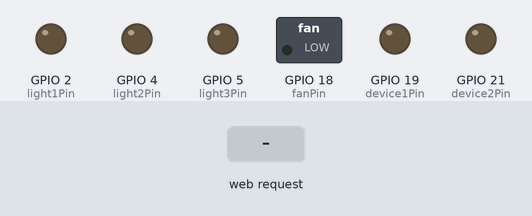
Recording of a sketch running on a simulated ESP32. Parts: switched loads named in the sketch (green lamp = pin HIGH), output pins drawn as LEDs (lit = HIGH). The inputs (shaded band) are chosen by the test bench. WiFi joins after 1.5 s; servers stay silent unless stated; what the sketch prints to the serial monitor is not drawn.

Above: at 2.7 s.
2.8 s: HTTP request GET /light1/on received
At 3.4 s:
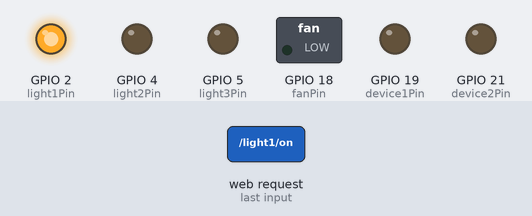
4.3 s: HTTP request GET /light2/on received
At 4.6 s:
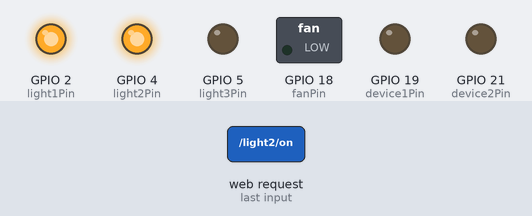
5.8 s: HTTP request GET /light1/off received
At 6.9 s:
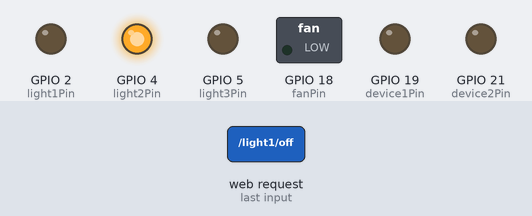
7.3 s: HTTP request GET /light3/on received
At 8.0 s:
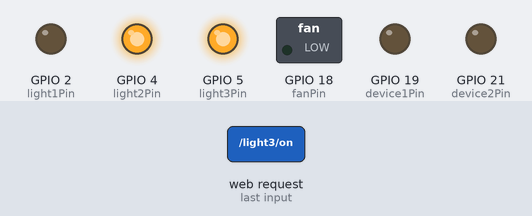
8.8 s: HTTP request GET /light2/off received
At 9.2 s:
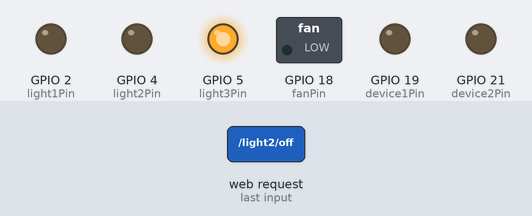
10.3 s: HTTP request GET /fan/on received
At 11.5 s:
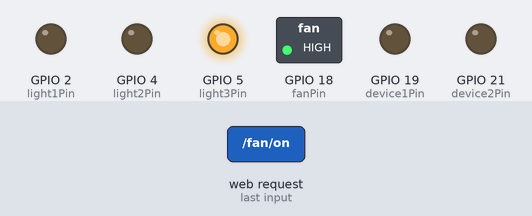
Timing chart, 0 to 12.8 s (numbered marks = the images above; inputs shaded):
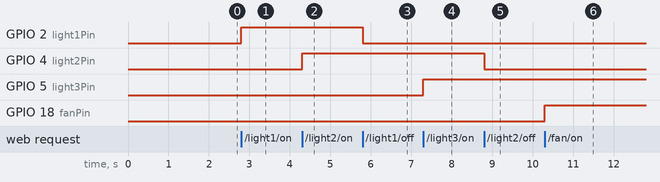

Measured:
- after the input at 2.8 s, GPIO 2 (light1Pin): LOW → HIGH at once
- after the input at 4.3 s, GPIO 4 (light2Pin): LOW → HIGH at once
- after the input at 5.8 s, GPIO 2 (light1Pin): HIGH → LOW at once
- after the input at 7.3 s, GPIO 5 (light3Pin): LOW → HIGH at once
- after the input at 8.8 s, GPIO 4 (light2Pin): HIGH → LOW at once
- after the input at 10.3 s, GPIO 18 (fanPin): LOW → HIGH at once

The sketch:

websever.ino
```cpp
#include <WiFi.h>
#include <WebServer.h>

// Replace with your network credentials
const char* ssid = "Santosh";
const char* password = "santosh2";

// Pin definitions for devices
const int light1Pin = 2; // Example pin numbers, change these according to your setup
const int light2Pin = 4;
const int light3Pin = 5;
const int fanPin = 18;
const int device1Pin = 19;
const int device2Pin = 21;

WebServer server(80);

void setup() {
  // Initialize serial communication
  Serial.begin(115200);

  // Initialize the outputs for the devices
  pinMode(light1Pin, OUTPUT);
  pinMode(light2Pin, OUTPUT);
  pinMode(light3Pin, OUTPUT);
  pinMode(fanPin, OUTPUT);
  pinMode(device1Pin, OUTPUT);
  pinMode(device2Pin, OUTPUT);

  // Connect to Wi-Fi network
  Serial.println();
  Serial.println("Connecting to WiFi...");
  WiFi.begin(ssid, password);

  while (WiFi.status() != WL_CONNECTED) {
    delay(500);
    Serial.print(".");
  }

  Serial.println("");
  Serial.println("WiFi connected");
  Serial.println("IP address: ");
  Serial.println(WiFi.localIP());

  // Route to control devices
  server.on("/", HTTP_GET, handleRoot);
  server.on("/light1/on", HTTP_GET, [](){digitalWrite(light1Pin, HIGH); server.send(200, "text/plain", "Light 1 turned on");});
  server.on("/light1/off", HTTP_GET, [](){digitalWrite(light1Pin, LOW); server.send(200, "text/plain", "Light 1 turned off");});
  server.on("/light2/on", HTTP_GET, [](){digitalWrite(light2Pin, HIGH); server.send(200, "text/plain", "Light 2 turned on");});
  server.on("/light2/off", HTTP_GET, [](){digitalWrite(light2Pin, LOW); server.send(200, "text/plain", "Light 2 turned off");});
  server.on("/light3/on", HTTP_GET, [](){digitalWrite(light3Pin, HIGH); server.send(200, "text/plain", "Light 3 turned on");});
  server.on("/light3/off", HTTP_GET, [](){digitalWrite(light3Pin, LOW); server.send(200, "text/plain", "Light 3 turned off");});
  server.on("/fan/on", HTTP_GET, [](){digitalWrite(fanPin, HIGH); server.send(200, "text/plain", "Fan turned on");});
  server.on("/fan/off", HTTP_GET, [](){digitalWrite(fanPin, LOW); server.send(200, "text/plain", "Fan turned off");});
  server.on("/device1/on", HTTP_GET, [](){digitalWrite(device1Pin, HIGH); server.send(200, "text/plain", "Device 1 turned on");});
  server.on("/device1/off", HTTP_GET, [](){digitalWrite(device1Pin, LOW); server.send(200, "text/plain", "Device 1 turned off");});
  server.on("/device2/on", HTTP_GET, [](){digitalWrite(device2Pin, HIGH); server.send(200, "text/plain", "Device 2 turned on");});
  server.on("/device2/off", HTTP_GET, [](){digitalWrite(device2Pin, LOW); server.send(200, "text/plain", "Device 2 turned off");});

  server.begin();
  Serial.println("HTTP server started");
}

void loop() {
  server.handleClient();
}

void handleRoot() {
  String html = "<html><head><title>Home Automation</title></head><body>";
  html += "<h1>Home Automation</h1>";
  html += "<h2>Lights</h2>";
  html += "<p><a href='/light1/on'>Turn Light 1 On</a> | <a href='/light1/off'>Turn Light 1 Off</a></p>";
  html += "<p><a href='/light2/on'>Turn Light 2 On</a> | <a href='/light2/off'>Turn Light 2 Off</a></p>";
  html += "<p><a href='/light3/on'>Turn Light 3 On</a> | <a href='/light3/off'>Turn Light 3 Off</a></p>";
  html += "<h2>Fan</h2>";
  html += "<p><a href='/fan/on'>Turn Fan On</a> | <a href='/fan/off'>Turn Fan Off</a></p>";
  html += "<h2>Other Devices</h2>";
  html += "<p><a href='/device1/on'>Turn Device 1 On</a> | <a href='/device1/off'>Turn Device 1 Off</a></p>";
  html += "<p><a href='/device2/on'>Turn Device 2 On</a> | <a href='/device2/off'>Turn Device 2 Off</a></p>";
  html += "</body></html>";

  server.send(200, "text/html", html);
}
```
